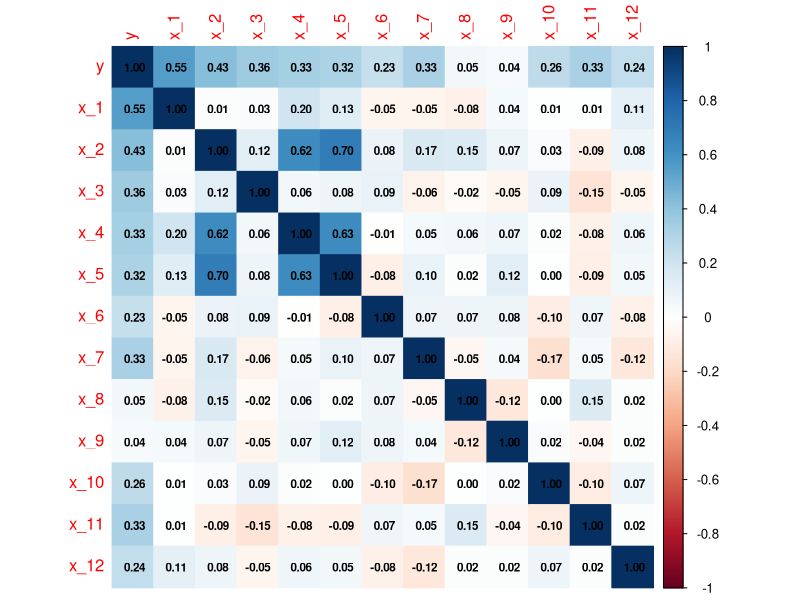

Write R code to recreate this figure.
# SETUP 
# install.packages("corrplot")
library(corrplot)

setwd("/Users/emanueletocci/Documents/GitHub/unisa-data_science")
dataset = read.csv("exercise_30_10.csv", header = TRUE, sep = ",")

n = nrow(dataset)

## Dataset Splitting
set.seed(42)
sample_indices = sample(1:n, size = 0.80 * n)

trainSet <- dataset[sample_indices, ]      # Create 80% training set
testSet <- dataset[-sample_indices, ]      # Create 20% test set

## a. Corr matrix
cor_matrix <- cor(trainSet)
corrplot(cor_matrix, method = "color", addCoef.col = "black", number.cex = 0.7)


# x1, x_3, x_2, x_7 are the best predictors

## b. Calculate regression model coefficients
# Autamtically calculate coefficients
model = lm(trainSet$y ~ ., data = trainSet)     # built coeff calcutation function
summary(model)
estimate_coeff = coef(model)                    # estimate coefficients
View(estimate_coeff)

# Manual calculating coefficients: β^=(XTX)−1XTY
X = as.matrix(cbind(1, trainSet[, grep("^x_", names(trainSet))]))   # picking (only) all predictors
Y_vec = as.matrix(trainSet$y)                                       # picking y column

manual_estimate_coeff = solve(t(X) %*% X) %*% t(X) %*% Y_vec
View(manual_estimate_coeff)

# Comparing manual_estimate_coeff and estimate_coeff
compare_coeff = data.frame(
  Coeff_Names = names(estimate_coeff),
  lm_coef = as.numeric(estimate_coeff),
  manual_coef = as.numeric(manual_estimate_coeff)
)
compare_coeff$diff = compare_coeff$lm_coef - compare_coeff$manual_coef
View(compare_coeff)    

# Calculating training mse
train_pred_auto = predict(model, newdata = trainSet)
mse_auto = mean((trainSet$y - train_pred_auto)^2)

## c. 